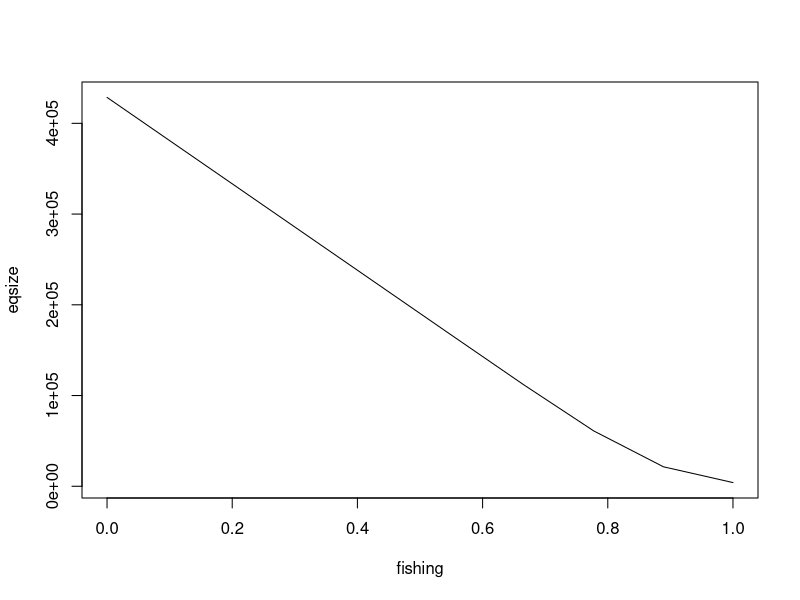

Source code (R):
rm(list=ls(all=TRUE)) #clears workspace

# Install these packages if you haven't already
# install.packages("Rtools")
# install.packages("deSolve")

# Load deSolve package
library(deSolve)

# Create an SEIC function
seic <- function(time, state, parameters) {
  
  with(as.list(c(state, parameters)), {
    
    dS <- (b-c*(S+E+I+C))*(S+E+I+C) - (mu+qS*f)*S - beta*S*(I/(S+E+I+C)) 
    dE <- beta*S*(I/(S+E+I+C)) - (mu+qS*f+gamma)*E
    dI <- gamma*E - (mu+qS*f+alpha+rho)*I
    dC <- rho*I - (mu+qC*f)*C
    
    return(list(c(dS, dE, dI, dC)))
  })
}

## Set parameters and time frame
init       <- c(S= 1000000, E = 100, I = 0, C = 0)
fishing <- seq(0,1,length=10)
times      <- seq(0, 50, by = 0.5)

eqsize <- numeric(length(fishing)) # a vector to hold the solutions

for(i in seq_along(fishing)){
  parameters <- c(qS = .5,qC = 1,gamma = 30, rho = 91.25, beta = 45, b = 0.6, mu = 0.15, c = 1.05e-06,alpha = 2,f = fishing[i])
  out <- as.data.frame(
    out <- ode(
      y = init, 
      times = times, 
      func = seic, 
      parms = parameters
    )
  )
  eqsize[i] <- tail(out$S+out$E+out$I+out$C,1)

}

 plot(fishing,eqsize,type='l')
